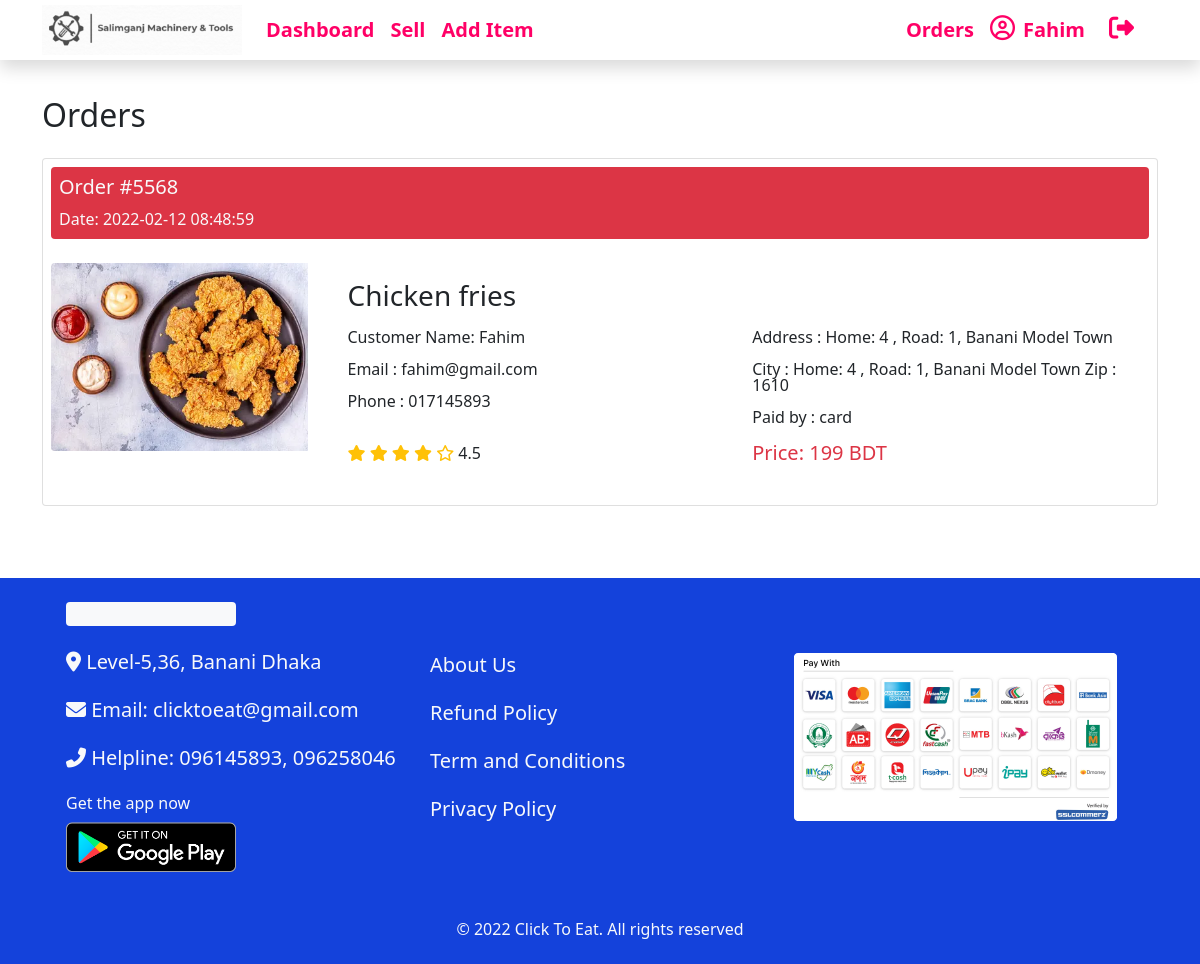
Screenshot of /orders.php (signed in) with the database file from the repository.
### tables this page shows
CREATE TABLE `orders` (
  `order_id` int(11) NOT NULL,
  `email` varchar(50) NOT NULL,
  `food_id` int(11) NOT NULL,
  `c_name` varchar(50) NOT NULL,
  `phone` varchar(15) NOT NULL,
  `address` varchar(250) NOT NULL,
  `city` varchar(50) NOT NULL,
  `zip` int(11) NOT NULL,
  `pay_opt` varchar(15) NOT NULL,
  `order_time` timestamp NOT NULL DEFAULT current_timestamp() ON UPDATE current_timestamp()
);

CREATE TABLE `food` (
  `id` int(11) NOT NULL,
  `cat_id` int(11) NOT NULL,
  `foodname` varchar(50) NOT NULL,
  `description` varchar(250) NOT NULL,
  `img_src` varchar(50) NOT NULL,
  `price` int(11) NOT NULL
);

### orders.php (the view, shortened to what this page needs)
<?php
$email = $_SESSION['email'];
include('connection.php');
$sql = "SELECT * from orders WHERE email = '$email' ORDER BY order_time";
$result = $conn->query($sql); ?>
<!DOCTYPE html>
<html lang="en">
<head>
    <link href="https://cdn.jsdelivr.net/npm/bootstrap@5.0.2/dist/css/bootstrap.min.css" rel="stylesheet">
    <link rel="stylesheet" href="styles/style.css">
</head>
<body>
    <?php require('./header.php')
    ?>
    <br><br><br><br>
    <main>
        <section class="container">
            <h2 class="mb-4">Orders</h2>
            <div class="row g-4">
                <?php
                if ($result->num_rows > 0) {
                    foreach ($result as $order) {
                        $foodId = $order['food_id'];
                        $sql2 = "SELECT * from food where id = '$foodId'";
                        $food = $conn->query($sql2);
                        $foodItem = $food->fetch_assoc();
                ?>
                        <div class="col-sm-12">
                            <div class="card p-2">
                                <div class="text-light bg-danger p-2 mb-4 rounded">
                                    <h5>Order #<?php echo $order['order_id'] ?> </h5>
                                    <span>Date: <?php echo $order['order_time'] ?></span>
                                </div>
                                <div class="row ">
                                    <div class="col-md-3">
                                        <img src="images/food/<?php echo $foodItem['cat_id'] . "/" . $foodItem['img_src']; ?>.webp" class="img-fluid rounded-start" alt="...">
                                    </div>
                                    <div class="col-md-9">
                                        <div class="card-body">
                                            <h3 class="card-title"> <?php echo $foodItem['foodname']; ?></h3>
                                            <div class="row">
                                                <div class="col-sm-6">
                                                    <p class="lh-1">Customer Name: <?php echo $order['c_name'] ?> </p>
                                                    <p class="lh-1">Email : <?php echo $order['email'] ?> </p>
                                                    <p class="lh-1">Phone : <?php echo $order['phone'] ?> </p>
                                                </div>
                                                <div class="col-sm-6">
                                                    <p class="lh-1">Address : <?php echo $order['address'] ?> </p>
                                                    <p class="lh-1">City : <?php echo $order['address'] ?> Zip : <?php echo $order['zip'] ?></p>
                                                    <p class="lh-1">Paid by : <?php echo $order['pay_opt'] ?></p>
                                                </div>
                                            </div>
                                            <div class="row">
                                                <div class="col">
                                                    <p> <i class="fas fa-star text-warning"></i>
                                                        <i class="fas fa-star text-warning"></i>
                                                        <i class="fas fa-star text-warning"></i>
                                                        <i class="fas fa-star text-warning"></i>
                                                        <i class="far fa-star text-warning"></i>
                                                        <span>4.5</span>
                                                    </p>
                                                </div>
                                                <div class="col">
                                                    <h5 class="text-danger">Price: <?php echo $foodItem['price'] ?> BDT</h5>
                                                </div>
                                            </div>
                                        </div>
                                    </div>
                                </div>
                            </div>
                        </div>
                <?php   }
                } else {
                    echo "<h2 class='alert-danger p-2'>No order Found </h2>";
                }
                ?>
            </div>
        </section>
    </main>
    <br><br><br>
    <?php require('./footer.php') ?>
</body>
</html>

### rows the page displays
orders: order_id "5568", order_time "2022-02-12 08:48:59", food.img_src (picture), food.foodname "Chicken fries", c_name "Fahim", email "fahim@gmail.com", phone "017145893", address "Home: 4 , Road: 1, Banani Model Town", zip "1610", pay_opt "card", food.price "199"

### other values shown
$_SESSION["fname"] "Fahim"
